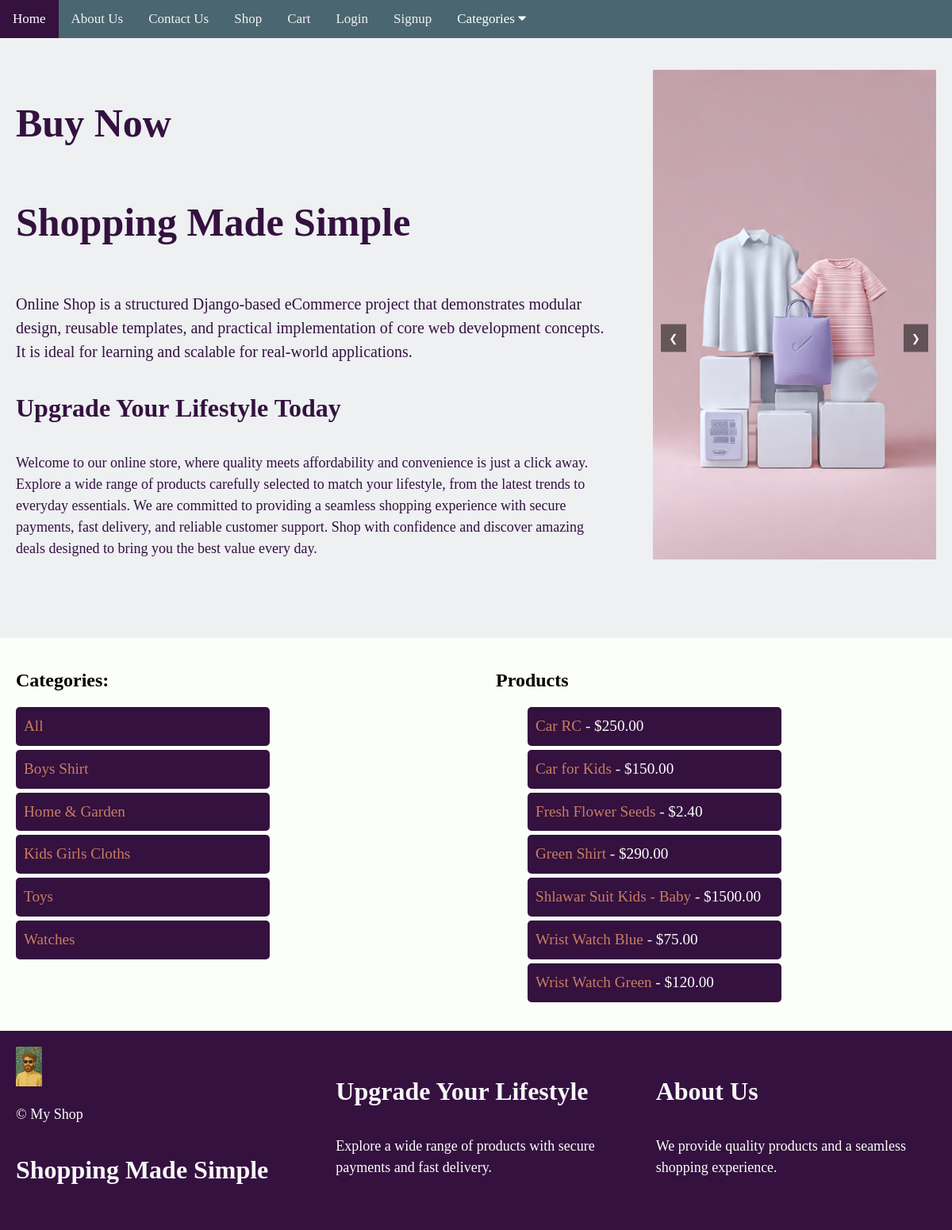
The app's page /shop/ with its own data.
### shop/models.py (models this page shows, shortened)
class Category(models.Model):
    name = models.CharField(max_length=200, db_index=True)
    slug = models.SlugField(max_length=200, unique=True)
    class Meta:
        ordering = ('name',) # Order categories alphabetically by name
        verbose_name = 'category'
        verbose_name_plural = 'categories' # Correct plural for admin display

class Product(models.Model):
    category = models.ForeignKey(
        Category,
        related_name='products', # Allows you to access products from a category instance (e.g., category.products.all())
        on_delete=models.CASCADE, # If a category is deleted, all its products are also deleted
        null=True,   # Allows products to initially exist without a category (useful for migration)
        blank=True   # Allows the category field to be blank in forms
    )
    name = models.CharField(max_length=200, db_index=True)
    slug = models.SlugField(max_length=200, db_index=True, unique=True)
    description = models.TextField(blank=True)
    price = models.DecimalField(max_digits=10, decimal_places=2)
    image = models.ImageField(upload_to='products/%Y/%m/%d/', blank=True, null=True) # Organizes uploads by date
    available = models.BooleanField(default=True)
    created = models.DateTimeField(auto_now_add=True) # Automatically sets creation timestamp
    updated = models.DateTimeField(auto_now=True) # Automatically updates timestamp on every save
    class Meta:
        ordering = ('name',) # Order products alphabetically by name
        indexes = [
            Index(fields=['id', 'slug']), # Composite index for ID and slug
            Index(fields=['name']),      # Index on the product name
            Index(fields=['-created']),  # Index for ordering by creation date (e.g., for "new arrivals")
        ]
    def save(self, *args, **kwargs):
        if not self.slug:
            self.slug = slugify(self.name)
        super().save(*args, **kwargs)

### shop/views.py (the view)
# urls.py: path('', views.product_list, name='product_list'),
def product_list(request, category_slug=None): # <-- Added category_slug for filtering
    category = None
    categories = Category.objects.all() # <-- Fetch ALL categories here
    products = Product.objects.filter(available=True)
    if category_slug:
        category = get_object_or_404(Category, slug=category_slug)
        products = products.filter(category=category)
    return render(request, 'shop/product_list.html', {
        'category': category,
        'categories': categories, # <-- Pass categories to the template
        'products': products
    })

### shop/templates/shop/product_list.html (shortened to what this page needs)
{% extends "shop/base.html" %}
{% block content %}
<div class="row-2 content-grid bg-x5">
  <div class="grid-item-1">
    <div class="category-link">
   <h2> Categories: </h2>
        <li class="btn-a category-link">
      <a href="{% url 'product_list' %}">All</a>
      {% for cat in categories %}     </li>
      <li class="btn-a  category">
        <a href="{% url 'product_list_by_category' cat.slug %}">{{ cat.name }}</a>
      </li>
      {% endfor %}
    </div>
  </div>
  <div class="grid-item-1">
    <h2>Products </h2>
    <ul>
        {% for product in products %}
        <li class="btn-a  category">
                <a href="{% url 'product_detail' product.slug %}">{{ product.name }}</a>
                - ${{ product.price }}
            </li>
        {% endfor %}
    </ul>
    {% endblock %}

### static/css/home.css (style rules this page uses)
body { background-color:#D4D6CA ; font-family: Georgia, 'Times New Roman', Times, serif; padding: 0px; margin: 0px; }
.bg-x5 { background-color: #FBFEF9; }
.content-grid { display: grid; gap: 10px; }
.grid-item-1 { padding:10px; margin: 10px; text-align: left; }
.row-1, .row-2, .row-3, .row-4 { display: grid; }
@media screen and (min-width: 768px) { .row-2 { grid-template-columns: 1fr 1fr; } }
li { font-family: 'Times New Roman', Times, serif; color: #34113F; font-size: larger; line-height: 1.5; padding: 0px; margin: 0px; }

### shop/templates/shop/product_list.html (style rules this page uses)
li { list-style-type: none; margin: 5px 0; padding: 10px; background-color: #34113F; border-radius: 5px; text-decoration: none; width: 300px; text-decoration: none !important; color:white; }
a { text-decoration: none !important; color: #C97D60; }

### records on screen
Category: name "Boys Shirt"
Category: name "Home & Garden"
Category: name "Kids Girls Cloths"
Category: name "Toys"
Category: name "Watches"
Product: name "Car RC", price "250.00"
Product: name "Car for Kids", price "150.00"
Product: name "Fresh Flower Seeds", price "2.40"
Product: name "Green Shirt", price "290.00"
Product: name "Shlawar Suit Kids - Baby", price "1500.00"
Product: name "Wrist Watch Blue", price "75.00"
Product: name "Wrist Watch Green", price "120.00"
